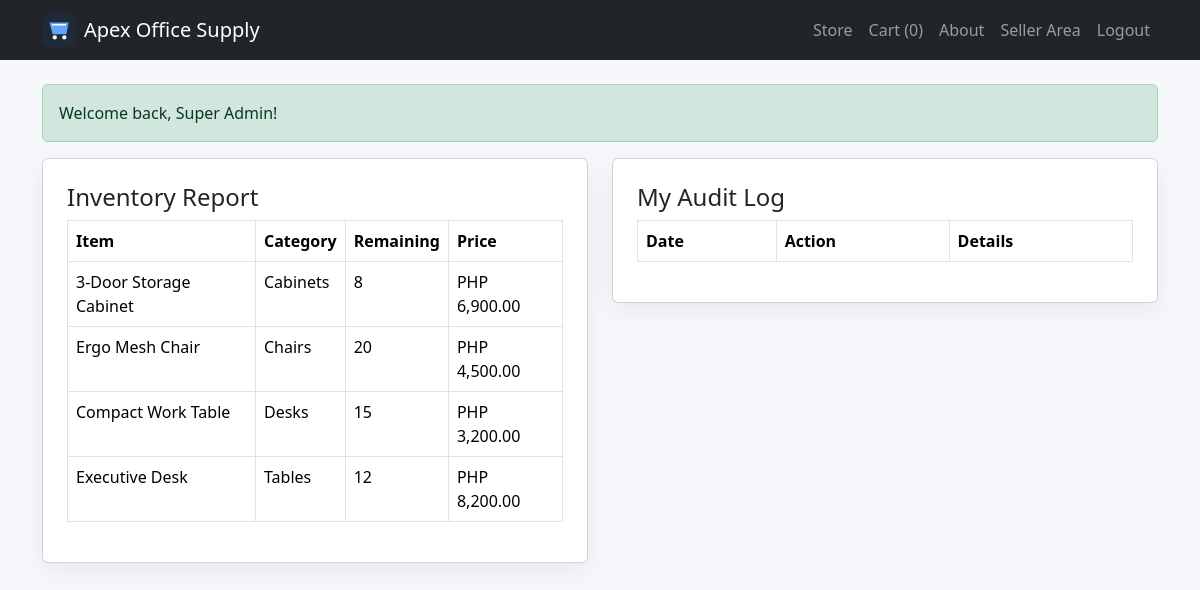
The page /seller/reports.php (signed in) on the database its author committed.
### tables this page shows
CREATE TABLE products (
  id INT AUTO_INCREMENT PRIMARY KEY,
  category_id INT NOT NULL,
  name VARCHAR(150) NOT NULL,
  description TEXT NOT NULL,
  price DECIMAL(10,2) NOT NULL,
  stock INT NOT NULL DEFAULT 0,
  image_url VARCHAR(255) DEFAULT NULL,
  created_at DATETIME NOT NULL,
  updated_at DATETIME NOT NULL,
  FOREIGN KEY (category_id) REFERENCES categories(id) ON DELETE RESTRICT
);

CREATE TABLE categories (
  id INT AUTO_INCREMENT PRIMARY KEY,
  name VARCHAR(100) NOT NULL
);

### includes/functions.php (called while the page is built, shortened)
<?php
function h($value) {
    return htmlspecialchars((string)$value, ENT_QUOTES, 'UTF-8');
}
function money($amount) {
    return 'PHP ' . number_format((float)$amount, 2);
}
?>

### seller/reports.php (the view, shortened to what this page needs)
<?php
require_once '../includes/functions.php';
$inventory = $mysqli->query('SELECT p.name, c.name AS category_name, p.stock, p.price FROM products p JOIN categories c ON p.category_id = c.id ORDER BY c.name, p.name');
include '../includes/header.php';
?>
<div class="row g-4">
  <div class="col-lg-6">
    <div class="card card-shadow"><div class="card-body p-4">
      <h4>Inventory Report</h4>
      <div class="table-responsive">
        <table class="table table-bordered">
          <thead><tr><th>Item</th><th>Category</th><th>Remaining</th><th>Price</th></tr></thead>
          <tbody>
            <?php while ($row = $inventory->fetch_assoc()): ?>
              <tr>
                <td><?php echo h($row['name']); ?></td>
                <td><?php echo h($row['category_name']); ?></td>
                <td><?php echo (int)$row['stock']; ?></td>
                <td><?php echo money($row['price']); ?></td>
              </tr>
            <?php endwhile; ?>
          </tbody>
        </table>
      </div>
    </div></div>
  </div>
  <div class="col-lg-6">
    <div class="card card-shadow"><div class="card-body p-4">
      <h4>My Audit Log</h4>
      <div class="table-responsive">
        <table class="table table-bordered">
          <thead><tr><th>Date</th><th>Action</th><th>Details</th></tr></thead>
        </table>
      </div>
    </div></div>
  </div>
</div>

### assets/style.css (style rules this page uses)
body { background: #f6f7fb; }
.card-shadow { box-shadow: 0 8px 24px rgba(0,0,0,.06); }

### rows shown on the page
products: name "3-Door Storage Cabinet", category.name "Cabinets", stock "8", price "PHP 6,900.00"
products: name "Ergo Mesh Chair", category.name "Chairs", stock "20", price "PHP 4,500.00"
products: name "Compact Work Table", category.name "Desks", stock "15", price "PHP 3,200.00"
products: name "Executive Desk", category.name "Tables", stock "12", price "PHP 8,200.00"

### other values the page prints
SITE_NAME "Apex Office Supply"
cart_count() "0"
$flash['message'] "Welcome back, Super Admin!"
